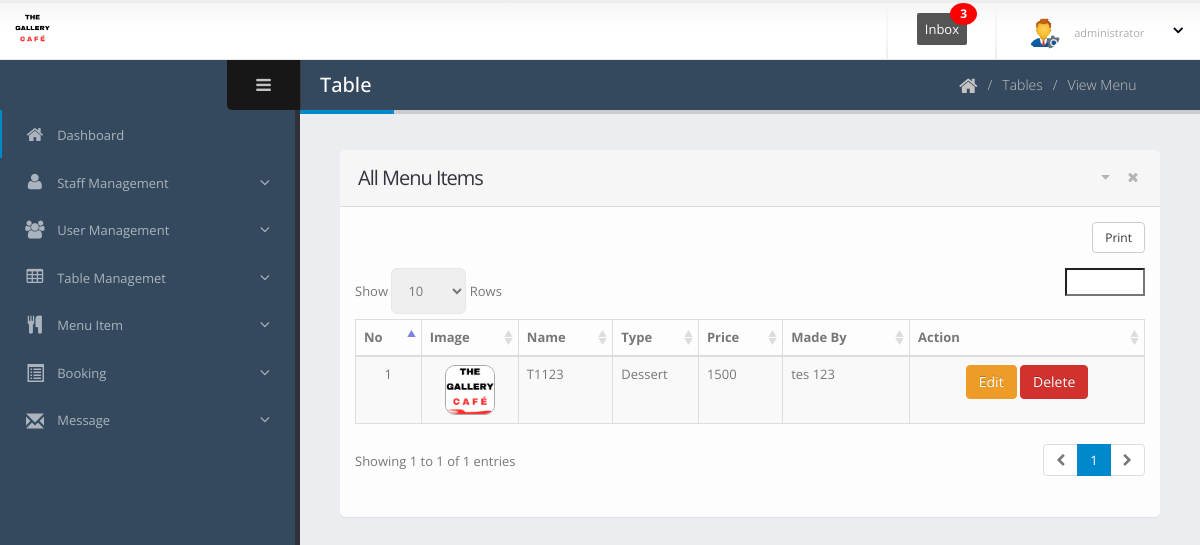
Page /dashboard/menu-list.php (signed in) on the committed database.
### tables this page shows
CREATE TABLE `menu_item` (
  `id` int(11) NOT NULL,
  `res_id` int(11) DEFAULT NULL,
  `item_name` varchar(200) DEFAULT NULL,
  `madeby` varchar(300) DEFAULT NULL,
  `food_type` varchar(100) NOT NULL,
  `cuisine_type` varchar(20) DEFAULT NULL,
  `price` float DEFAULT NULL,
  `image` varchar(500) DEFAULT NULL
);

### dashboard/menu-list.php (the view, shortened to what this page needs)
<?php include 'main/header.php';
?>
	<body>
		<section class="body">
			<?php include 'main/top-bar.php'; ?>
			<div class="inner-wrapper">
				<?php include 'main/left-bar.php'; ?>
				<section role="main" class="content-body">
					<header class="page-header">
						<h2>Table</h2>
						<div class="right-wrapper pull-right">
							<ol class="breadcrumbs">
								<li>
									<a href="index.php">
										<i class="fa fa-home"></i>
									</a>
								</li>
								<li><span>Tables</span></li>
								<li><span>View Menu</span></li>
							</ol>
							<a class="sidebar-right-toggle" data-open="sidebar-right"></i></a>
						</div>
					</header>
						<section class="panel">
							<header class="panel-heading">
								<div class="panel-actions">
									<a href="#" class="fa fa-caret-down"></a>
									<a href="#" class="fa fa-times"></a>
								</div>
								<h2 class="panel-title">All Menu Items</h2>
							</header>
							<div class="panel-body">
								<table class="table table-bordered table-striped mb-none" id="datatable-tabletools" data-swf-path="assets/vendor/jquery-datatables/extras/TableTools/swf/copy_csv_xls_pdf.swf">
									<thead>
										<tr>
											<th>No</th>
											<th>Image</th>
											<th>Name</th>
											<th>Type</th>
											<th>Price</th>
											<th>Made By</th>
											<th class="hidden-phone">Action</th>
										</tr>
									</thead>
									<tbody>
										<?php
										$res_id = $_SESSION['id'];
										$count = 1;
										$con = connect();
										$sql = "SELECT * FROM `menu_item` WHERE res_id = '$res_id';";
										$result = $con->query($sql);
										foreach ($result as $r) {
										?>
										<tr class="gradeX">
											<td class="center hidden-phone"><?php echo $count; ?></td>
											<td class="center hidden-phone">
												<figure class="image rounded">
													<img style="height: 50px;width: 50px;border-radius: 10px; border: 1px solid darkgray;" src="item-image/<?php echo $r['image']; ?>" alt="Item Image" >
												</figure>
											</td>
											<td><?php echo $r['item_name']; ?></td>
											<td><?php echo $r['food_type']; ?></td>
											<td><?php echo $r['price']; ?></td>
											<td><?php echo $r['madeby']; ?></td>
											<td class="center hidden-phone">
											    <a href="menu-edit.php?menu_id=<?php echo $r['id']; ?>" class="btn btn-warning">Edit</a>
												<a href="menu-manage.php?menu_id=<?php echo $r['id']; ?>" class="btn btn-danger"  onclick="if (!Done()) return false; ">Delete</a>
											</td>
										</tr>
										<?php $count++; } ?>
									</tbody>
								</table>
							</div>
						</section>
				</section>
			</div>
		</section>
	</body>
</html>

### dashboard/assets/stylesheets/skins/default.css (style rules this page uses)
a, .btn-link { color: #0088cc; }
body .btn-warning { color: #ffffff; text-shadow: 0 -1px 0 rgba(0, 0, 0, 0.25); background-color: #ed9c28; border-color: #ed9c28; }
body .btn-danger { color: #ffffff; text-shadow: 0 -1px 0 rgba(0, 0, 0, 0.25); background-color: #d2322d; border-color: #d2322d; }
.page-header h2 { border-bottom-color: #0088cc; }

### rows in the picture
menu_item: image (picture), item_name "T1123", food_type "Dessert", price "1500", madeby "tes 123"
